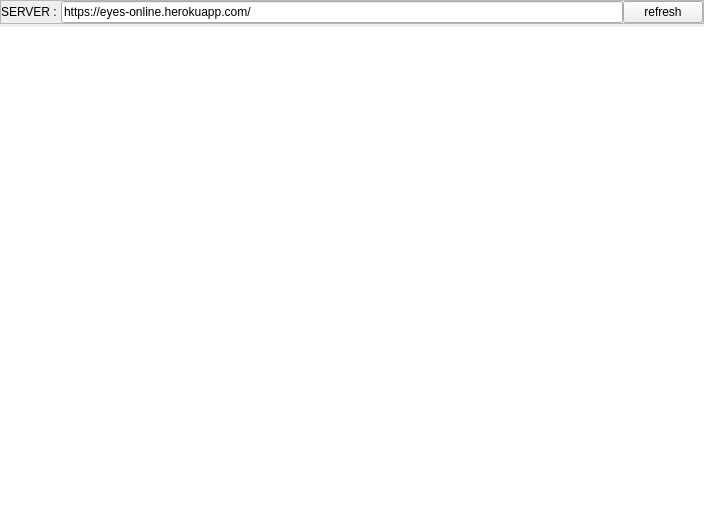
<?xml version="1.0" encoding="UTF-8"?>
<ui version="4.0">
 <class>Form</class>
 <widget class="QWidget" name="Form">
  <property name="geometry">
   <rect>
    <x>0</x>
    <y>0</y>
    <width>704</width>
    <height>512</height>
   </rect>
  </property>
  <property name="windowTitle">
   <string>Form</string>
  </property>
  <layout class="QVBoxLayout" name="verticalLayout">
   <property name="spacing">
    <number>3</number>
   </property>
   <property name="margin">
    <number>0</number>
   </property>
   <item>
    <widget class="QFrame" name="frame">
     <property name="frameShape">
      <enum>QFrame::StyledPanel</enum>
     </property>
     <property name="frameShadow">
      <enum>QFrame::Raised</enum>
     </property>
     <property name="class" stdset="0">
      <string>deep</string>
     </property>
     <layout class="QHBoxLayout" name="horizontalLayout_10">
      <property name="spacing">
       <number>0</number>
      </property>
      <property name="margin">
       <number>0</number>
      </property>
      <item>
       <widget class="QLabel" name="pathLabel">
        <property name="text">
         <string>SERVER : </string>
        </property>
       </widget>
      </item>
      <item>
       <widget class="QLineEdit" name="urlEdit">
        <property name="text">
         <string>https://eyes-online.herokuapp.com/</string>
        </property>
       </widget>
      </item>
      <item>
       <widget class="QPushButton" name="fetchStuff">
        <property name="minimumSize">
         <size>
          <width>0</width>
          <height>0</height>
         </size>
        </property>
        <property name="maximumSize">
         <size>
          <width>80</width>
          <height>30</height>
         </size>
        </property>
        <property name="text">
         <string>refresh</string>
        </property>
       </widget>
      </item>
     </layout>
    </widget>
   </item>
   <item>
    <widget class="QListWidget" name="listWidget">
     <property name="frameShape">
      <enum>QFrame::NoFrame</enum>
     </property>
     <property name="dragEnabled">
      <bool>true</bool>
     </property>
     <property name="iconSize">
      <size>
       <width>200</width>
       <height>180</height>
      </size>
     </property>
     <property name="textElideMode">
      <enum>Qt::ElideMiddle</enum>
     </property>
     <property name="verticalScrollMode">
      <enum>QAbstractItemView::ScrollPerPixel</enum>
     </property>
     <property name="horizontalScrollMode">
      <enum>QAbstractItemView::ScrollPerPixel</enum>
     </property>
     <property name="movement">
      <enum>QListView::Free</enum>
     </property>
     <property name="resizeMode">
      <enum>QListView::Adjust</enum>
     </property>
     <property name="layoutMode">
      <enum>QListView::Batched</enum>
     </property>
     <property name="gridSize">
      <size>
       <width>220</width>
       <height>190</height>
      </size>
     </property>
     <property name="viewMode">
      <enum>QListView::IconMode</enum>
     </property>
     <property name="uniformItemSizes">
      <bool>true</bool>
     </property>
     <property name="selectionRectVisible">
      <bool>false</bool>
     </property>
    </widget>
   </item>
  </layout>
 </widget>
 <resources/>
 <connections>
  <connection>
   <sender>fetchStuff</sender>
   <signal>clicked()</signal>
   <receiver>Form</receiver>
   <slot>refresh()</slot>
   <hints>
    <hint type="sourcelabel">
     <x>686</x>
     <y>10</y>
    </hint>
    <hint type="destinationlabel">
     <x>737</x>
     <y>6</y>
    </hint>
   </hints>
  </connection>
  <connection>
   <sender>listWidget</sender>
   <signal>currentTextChanged(QString)</signal>
   <receiver>Form</receiver>
   <slot>itemClicked(QString)</slot>
   <hints>
    <hint type="sourcelabel">
     <x>626</x>
     <y>289</y>
    </hint>
    <hint type="destinationlabel">
     <x>757</x>
     <y>305</y>
    </hint>
   </hints>
  </connection>
 </connections>
 <slots>
  <slot>changeDirectory()</slot>
  <slot>itemClicked(QString)</slot>
  <slot>refresh()</slot>
 </slots>
</ui>
